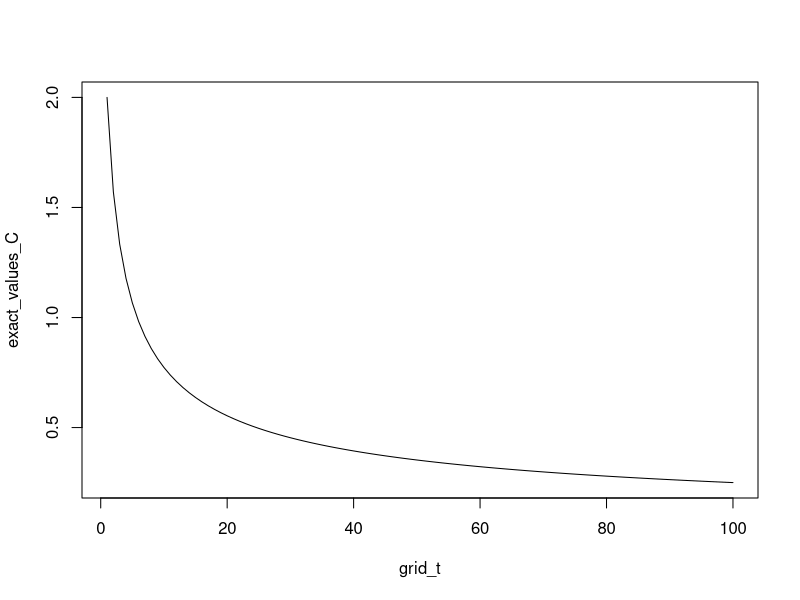
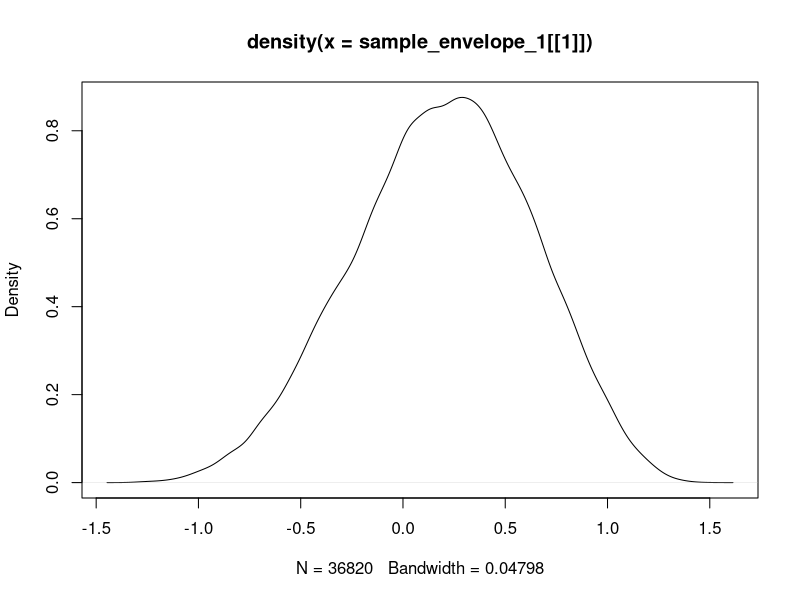
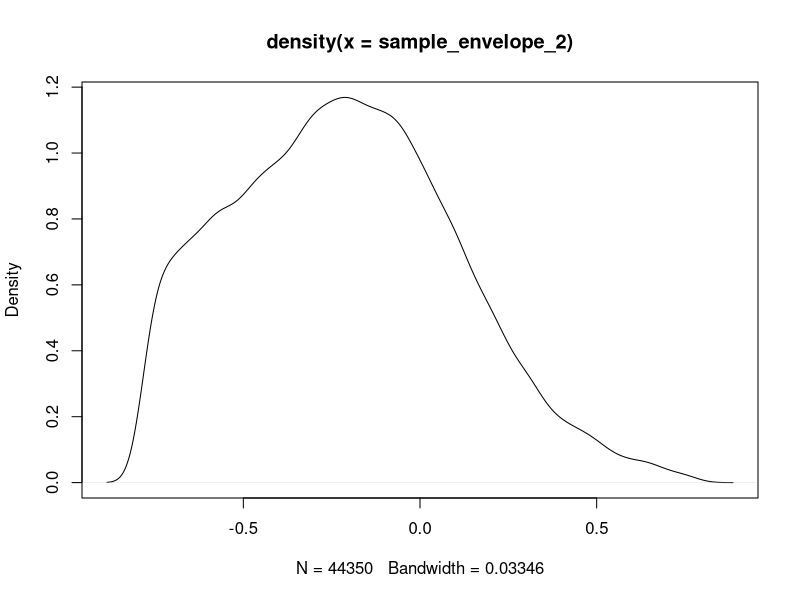

The R script that drew these images, in order: (Note: this script raises an error after producing the figures.)
## ---- chunk 1
knitr::opts_chunk$set(echo = TRUE)
## ---- chunk 2
grid_t <- 1:100

exact_formula_C <- function(t){
  (sqrt(pi) * gamma((t + 1)/2))/gamma(t/2 + 1)
}

exact_values_C <- exact_formula_C(grid_t)
plot(grid_t, exact_values_C, type = 'l')
## ---- chunk 3
n <- 10^6
## ---- chunk 4
t <- 1
u <- runif(n)
sample <- u^t*1/(cos(asin(u)))+(cos(asin(u)))^(t-1)
  
EstIntegral <- mean(sample)
  
Diff <- exact_formula_C(t) - EstIntegral
Std_Error <- sd(sample)/sqrt(n)

rbind(EstIntegral, Diff, Std_Error)
## ---- chunk 5
EstIntegral_1 <- numeric(length(grid_t))
Diff_1 <- numeric(length(grid_t))
Std_Error_1 <- numeric(length(grid_t))

for (t in grid_t){
  u <- runif(n)
  sample <- u^t*1/(cos(asin(u)))+(cos(asin(u)))^(t-1)
  
  EstIntegral_1[t] <- mean(sample)
  
  Diff_1[t] <- exact_formula_C(t) - EstIntegral_1[t]
  Std_Error_1[t] <- sd(sample)/sqrt(n)
}

rbind(mean_diff_1 = mean(Diff_1), mean_SE_1 = mean(Std_Error_1))
## ---- chunk 6
t <- 1
u <- runif(n)
sample <- (sin(acos(u)))^{t-1} + u^t*(sin(acos(u)))^{-1}
  
EstIntegral <- mean(sample)
  
Diff <- exact_formula_C(t) - EstIntegral
Std_Error <- sd(sample)/sqrt(n)

rbind(EstIntegral, Diff, Std_Error)
## ---- chunk 7
EstIntegral_4 <- numeric(length(grid_t))
Diff_4 <- numeric(length(grid_t))
Std_Error_4 <- numeric(length(grid_t))

for (t in grid_t){
  u <- runif(n)
  sample <- (sin(acos(u)))^{t-1} + u^t*(sin(acos(u)))^{-1}
  
  EstIntegral_4[t] <- mean(sample)
  
  Diff_4[t] <- exact_formula_C(t) - EstIntegral_4[t]
  Std_Error_4[t] <- sd(sample)/sqrt(n)
}

rbind(mean_diff_4 = mean(Diff_4), mean_SE_4 = mean(Std_Error_4))
## ---- chunk 8
t <- 1
u <- runif(n)
sample <- ((sin(pi/2*u))^t + (cos(pi/2*u))^t) * pi/2
  
EstIntegral <- mean(sample)
  
Diff <- exact_formula_C(t) - EstIntegral
Std_Error <- sd(sample)/sqrt(n)

rbind(EstIntegral, Diff, Std_Error)
## ---- chunk 9
EstIntegral_4 <- numeric(length(grid_t))
Diff_4 <- numeric(length(grid_t))
Std_Error_4 <- numeric(length(grid_t))

for (t in grid_t){
  u <- runif(n)
  sample <- ((sin(pi/2*u))^t + (cos(pi/2*u))^t) * pi/2
  
  EstIntegral_4[t] <- mean(sample)
  
  Diff_4[t] <- exact_formula_C(t) - EstIntegral_4[t]
  Std_Error_4[t] <- sd(sample)/sqrt(n)
}

rbind(mean_diff_4 = mean(Diff_4), mean_SE_4 = mean(Std_Error_4))
## ---- chunk 10
f <- function(x, y) {
  r <- sqrt(x^2 + y^2)
  ifelse(r == 0, 1, sin(r) / r)  # Handle the removable singularity at (0,0)
}

result <- integrate(function(y) {
  sapply(y, function(yi) {
    integrate(function(x) f(x, yi), -1, 1)$value
  })
}, -1, 1)

# Print the result
true_integral <- result$value
## ---- chunk 11
# install.packages('pracma')
library(pracma)

f <- function(x, y) {
  r <- sqrt(x^2 + y^2)
  ifelse(r == 0, 1, sin(r) / r) 
}

dblquad(f, -1, 1, -1, 1)
## ---- chunk 12
n <- 10^5
x <- runif(n)
y <- runif(n)
sample <- 4 * sin(sqrt(x^2 + y^2))/sqrt(x^2 + y^2)

EstIntegral <- mean(sample)
Diff <- true_integral - EstIntegral
Std_Error <- sd(sample)/sqrt(n)

rbind(EstIntegral, Diff, Std_Error)
## ---- chunk 13
m_list <- c(2, 10)
nu_list <- c(-1, 1)
lambda_list <- c(-1, 1)
alpha_list <- c(1, 10)

groups <- expand.grid(m_list, nu_list, lambda_list, alpha_list)

m <- groups$Var1
nu <- groups$Var2
lambda <- groups$Var3
alpha <- groups$Var4

# convert rows to list of vectors
group_list <- split(as.matrix(groups), LETTERS[1:nrow(groups)])
group_list
## ---- chunk 14
# m <- 2
# nu <- -1
# lambda <- -1
# alpha <- 1
## ---- chunk 15
theoretical_mean <- lambda - alpha*nu/(2*(m - 1))
theoretical_var <- alpha^2/(2*m - 3) * (1 + nu^2/(4*(m - 1)^2))
## ---- chunk 16
Q2_summary <- data.frame(m, nu, lambda, alpha, theoretical_mean, theoretical_var)
## ---- chunk 17
# Generate Y
n <- 10^5
Y <- runif(n) * pi - pi/2
## ---- chunk 18
# Generate the sample using AR
U <- runif(n)

sample_envelope_1 <- lapply(1:16, function(i) {
  m <- m[i]
  nu <- nu[i]
  
  temp <- atan(-nu / (2 * m))
  accepted_Y <- Y[U < 
    (cos(Y))^(2 * m) * exp(-nu * Y) / (cos(temp)^(2 * m) * exp(-nu * temp))]
})

plot(density(sample_envelope_1[[1]]), type = 'l')
## ---- chunk 19
# Produce X, and check mean and variance
X_envelope_1 <- lapply(1:16, function(i){tan(sample_envelope_1[[i]]) * alpha[i] + lambda[i]})
# X_envelope_1[[1]][1:10]
# sample_envelope_1[[1]][1:10]

envelop_1_empirical_mean <- unlist(lapply(1:16, function(i) mean(X_envelope_1[[i]])))
envelop_1_empirical_var <- unlist(lapply(1:16, function(i) var(X_envelope_1[[i]])))
## ---- chunk 20
# empirical rate of acceptance
envelope_1_empirical_acceptance <- unlist(lapply(1:16, function(i) length(sample_envelope_1[[i]])/10^5))
## ---- chunk 21
# add the results to the summary
library(tidyverse)
Q2_summary <- Q2_summary %>% 
  mutate(envelop_1_empirical_mean, envelop_1_empirical_var, envelope_1_empirical_acceptance)

Q2_summary
## ---- chunk 22
# Generate Y
n <- 10^5
U <- runif(n)

Y <- -0.5*log(U*(exp(-pi/2 * nu) - exp(pi/2 * nu)) + exp(pi/2 * nu))
## ---- chunk 23
# Generate the sample using AR
U <- runif(n)

sample_envelope_2 <- Y[U < (cos(Y))^{2*m}]

plot(density(sample_envelope_2), type = 'l')
## ---- chunk 24
# Produce X, and check mean and variance
X_envelope_2 <- tan(sample_envelope_2) * alpha + lambda
print(c(mean(X_envelope_2), var(X_envelope_2)))
check_mean_var(X_envelope_2)
## ---- chunk 25
# empirical rate of acceptance
length(sample_envelope_2)/n
## ---- chunk 26
# Generate Y
n <- 10^5
U <- runif(n)

Y <- asin(2*U-1)
## ---- chunk 27
# Generate the sample using AR
U <- runif(n)

temp <- atan(-nu/(2*m-1))

sample_envelope_3 <- Y[U < (cos(Y)^{2*m-1}*exp(-nu*Y))/(cos(temp)^{2*m-1}*exp(-nu*temp))]

plot(density(sample_envelope_3), type = 'l')
## ---- chunk 28
# Produce X, and check mean and variance
X_envelope_3 <- tan(sample_envelope_3) * alpha + lambda
print(c(mean(X_envelope_3), var(X_envelope_3)))
check_mean_var(X_envelope_3)
## ---- chunk 29
# empirical rate of acceptance
length(sample_envelope_3)/n
## ---- chunk 30
# Generate Y
n <- 10^5
Y <- alpha * tan(pi*runif(n) - pi/2) + lambda
## ---- chunk 31
# Generate the sample using AR
U <- runif(n)

temp_1 <- (Y - lambda)/alpha
temp_2 <- nu/(2*(1 - m))

sample_envelope_4 <- Y[U < ((1 + temp_1^2)^{-m} * exp(-nu * atan(temp_1)))/((1 + temp_2^2)^{1-m} * exp(-nu*atan(temp_2)))]

plot(density(sample_envelope_4), type = 'l')
## ---- chunk 32
# Produce X, and check mean and variance
X_envelope_4 <- sample_envelope_4
print(c(mean(X_envelope_4), var(X_envelope_4)))
check_mean_var(X_envelope_4)
## ---- chunk 33
# empirical rate of acceptance
length(sample_envelope_4)/n
## ---- chunk 34
# Generate Y
n <- 10^5
k <- 2*m - 1

Y_prime <- rt(n, df = k)
Y <- Y_prime * alpha/sqrt(k) + lambda
## ---- chunk 35
# Generate the sample using AR
U <- runif(n)

sample_envelope_5 <- Y[U < exp(-nu*atan((Y - lambda)/alpha) - nu*pi/2)]

plot(density(sample_envelope_5), type = 'l')
## ---- chunk 36
# empirical rate of acceptance
length(sample_envelope_5)/n
## ---- chunk 37
print(c(mean(sample_envelope_5), var(sample_envelope_5)))
check_mean_var(sample_envelope_5)
